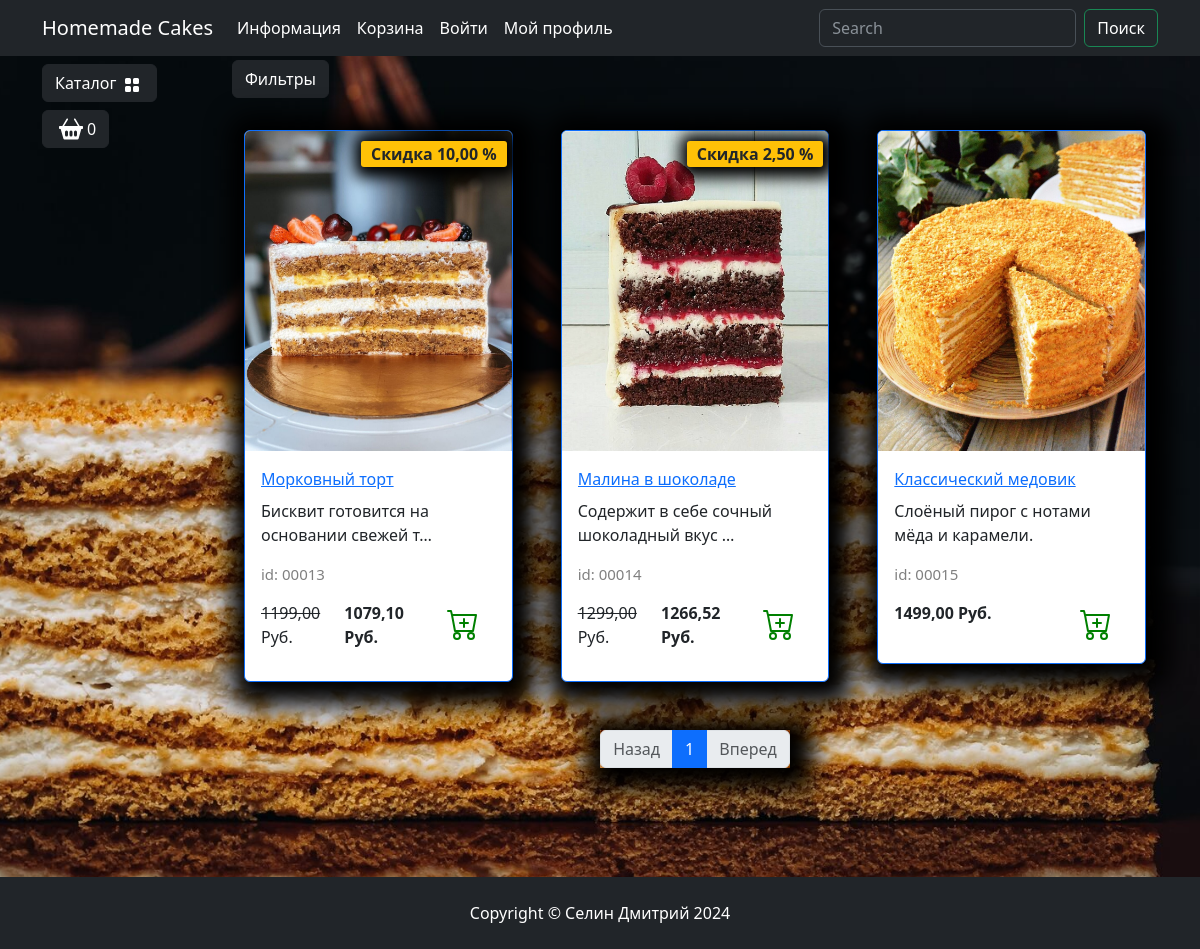
The page /catalog/biskvitnye-i-sloyonye-torty/ on the database its author committed.
### goods/models.py (models this page shows, shortened)
class Products(models.Model):
    name = models.CharField(max_length=150, unique=True, verbose_name="Название")
    slug = models.SlugField(max_length=200, unique=True, blank=True, null=True, verbose_name="URL")
    description = models.TextField(blank=True, null=True, verbose_name="Описание")
    image = models.ImageField(upload_to="goods_images", blank=True, null=True, verbose_name="Изображение")
    price = models.DecimalField(default=0.00, max_digits=7, decimal_places=2, verbose_name="Цена")
    dicsount = models.DecimalField(default=0.00, max_digits=4, decimal_places=2, verbose_name="Скидка на товар(%)")
    quantity = models.PositiveBigIntegerField(default=0, verbose_name="Количество")
    category = models.ForeignKey(to=Categories, on_delete=models.CASCADE, verbose_name='Категория')
    class Meta:
        db_table = "product"
        verbose_name = "Продукт"
        verbose_name_plural = "Продукты"
        ordering = ("id",)
    def display_id(self):
        return f"{self.id:05}"
    def sell_price(self):
        if self.dicsount:
            return round(self.price - (self.price * self.dicsount) / 100, 2)
        else:
            return self.price

### goods/views.py (the view)
# urls.py: path('catalog/', include('goods.urls', namespace='catalog')),
def catalog(request, category_slug, page=1):
    if category_slug == "all":
        goods = Products.objects.all() # получение всех товаров из базы данных
    else:
        goods = get_list_or_404(Products.objects.filter(category__slug=category_slug))
    paginator = Paginator(goods, 3)
    current_page = paginator.page(page)
    context = {
        "title": "HC - Каталог",
        "goods": current_page,
        "slug_url": category_slug,
    }
    return render(request, "goods/catalog.html", context)

### goods/templatetags/goods_tags.py (called while the page is built)
@register.simple_tag()
def tag_categories():
    return Categories.objects.all()

### goods/templates/goods/catalog.html (shortened to what this page needs)
{% extends "main/base.html" %}
{% load static %}
{% block content %}
<div class="row">
    <div class="dropdown mb-2">
        <button class="btn btn-secondary dropdown-toggle btn-dark" type="button" data-bs-toggle="dropdown"
            aria-expanded="false">
            Фильтры
        </button>
    </div>
    {% for product in goods %}
        <div class="col-lg-4 col-md-6 p-4">
            <div class="card border-primary rounded custom-shadow">
                {% if product.image %}
                    <img src="{{ product.image.url }}" class="card-img-top" alt="{{ product.name }}">
                {% else %}
                    <img src="{% static "deps/images/Not found image.png" %}" class="card-img-top" alt="...">
                {% endif %}
                <div class="card-body">
                    <a href="{% url "catalog:product" product.slug %}">
                        <p class="card-title text-truncate">{{ product.name }}</p>
                    </a>
                    <p class="card-text">{{ product.description|truncatechars:40 }}</p>
                    <p class="product_id">id: {{ product.display_id }}</p>
                    <div class="d-flex justify-content-between">
                        {% if product.dicsount %}
                            <p><s>{{ product.price }}</s> Руб.</p>
                            <p><strong>{{ product.sell_price }} Руб.</strong></p>
                            <span class="badge bg-warning text-dark">Скидка {{ product.dicsount }} %</span>
                        {% else %}
                            <p><strong>{{ product.price }} Руб.</strong></p>
                        {% endif %}
                        <a href="#" class="btn add-to-cart">
                            <img class="mx-1" src="{% static "deps/icons/cart-plus.svg" %}" alt="Catalog Icon"
                                width="32" height="32">
                        </a>
                    </div>
                </div>
            </div>
        </div>
    {% endfor %}
</div>
<nav aria-label="Page navigation example">
    <ul class="pagination justify-content-center my-4">
        <div class="custom-shadow d-flex">
            <li class="page-item {% if not goods.has_previous %} disabled {% endif %}">
              <a class="page-link" href="{% if goods.has_previous %}
                {% url "catalog:index" slug_url goods.previous_page_number %}
              {% else %}
              #
              {% endif %}">Назад</a>
            </li>
            {% for page in goods.paginator.page_range %}
                {% if page >= goods.number|add:-2 and page <= goods.number|add:2 %}
                    <li class="page-item {% if goods.number == page %} active {% endif %}">
                        <a class="page-link" href="{% url "catalog:index" slug_url page %}">{{ page }}</a>
                    </li>
                {% endif %}
            {% endfor %}
            <li class="page-item {% if not goods.has_next %}disabled{% endif %}">
                <a class="page-link" href="{% if goods.has_next %}
                  {% url "catalog:index" slug_url goods.next_page_number %}
                {% else %}
                #
                {% endif %}">Вперед</a>
            </li>
        </div>
    </ul>
</nav>
{% endblock content %}
{% block footer %}
<footer class="py-4 bg-dark">
    <div class="container">
        <p class="m-0 text-center text-white">Copyright &copy; Селин Дмитрий 2024</p>
    </div>
</footer>
{% endblock footer %}

### static/deps/css/my_css.css (style rules this page uses)
body { background-image: url("../images/bg-image_1.jpg"); background-repeat: no-repeat; background-attachment: fixed; background-position: center center; background-size: cover; height: 100%; }
.dropdown-toggle::after { content: none; }
.custom-shadow { box-shadow: 5px 5px 25px 19px #000000; }
.product_id { color: gray; font-size: 15px; }
.badge.bg-warning.text-dark { position: absolute; top: 10px; right: 5px; z-index: 1; padding: 5px 10px; border-radius: 3px; font-size: 1rem; box-shadow: 2px 2px 15px 9px #000000; }

### rows shown on the page
Products: image (picture), name "Морковный торт", description "Бисквит готовится на основании свежей т…", display_id "00013", price "1199,00", sell_price "1079,10", dicsount "10,00"
Products: image (picture), name "Малина в шоколаде", description "Содержит в себе сочный шоколадный вкус …", display_id "00014", price "1299,00", sell_price "1266,52", dicsount "2,50"
Products: image (picture), name "Классический медовик", description "Слоёный пирог с нотами мёда и карамели.", display_id "00015", price "1499,00"

### other values the page prints
{{ page }} "1"
